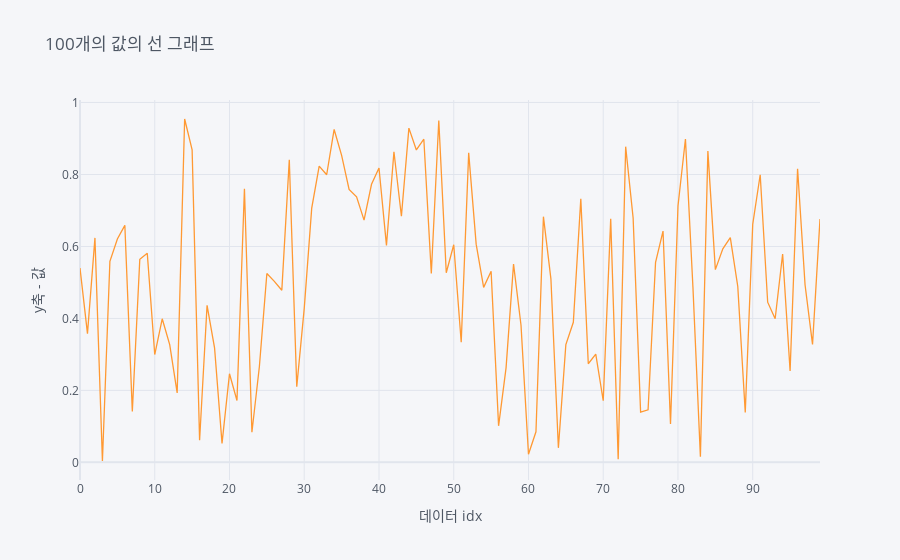

Notebook code for this chart:
### Code cell
# A열의 데이터로 선형 그래프 그리기(# 설명 보기 : SHIFT + TAB)
df['A'].iplot(kind='line', xTitle='데이터 idx', yTitle='y축 - 값', title='100개의 값의 선 그래프')

### Figure 1 — Plotly figure (JSON) as saved in the notebook; plotly's stock layout.template omitted (floating-point values rounded to 4 significant figures)
{"data": [{"line": {"color": "rgba(255, 153, 51, 1.0)", "dash": "solid", "shape": "linear", "width": 1.3}, "mode": "lines", "name": "A", "text": "", "type": "scatter", "x": [0, 1, 2, 3, 4, 5, 6, 7, 8, 9, 10, 11, 12, 13, 14, 15, 16, 17, 18, 19, 20, 21, 22, 23, 24, 25, 26, 27, 28, 29, 30, 31, 32, 33, 34, 35, 36, 37, 38, 39, 40, 41, 42, 43, 44, 45, 46, 47, 48, 49, 50, 51, 52, 53, 54, 55, 56, 57, 58, 59, 60, 61, 62, 63, 64, 65, 66, 67, 68, 69, 70, 71, 72, 73, 74, 75, 76, 77, 78, 79, 80, 81, 82, 83, 84, 85, 86, 87, 88, 89, 90, 91, 92, 93, 94, 95, 96, 97, 98, 99], "y": [0.54, 0.3577, 0.6237, 0.003818, 0.5586, 0.6208, 0.6585, 0.1413, 0.5644, 0.5812, 0.2996, 0.3991, 0.3274, 0.1932, 0.9541, 0.8683, 0.06151, 0.4364, 0.3184, 0.05291, 0.2461, 0.1719, 0.7603, 0.08382, 0.2665, 0.5247, 0.503, 0.4782, 0.8407, 0.2104, 0.428, 0.7064, 0.8233, 0.7992, 0.925, 0.8533, 0.7585, 0.7377, 0.673, 0.7727, 0.818, 0.6029, 0.863, 0.6839, 0.9287, 0.8682, 0.898, 0.5248, 0.95, 0.5269, 0.6048, 0.3336, 0.86, 0.6064, 0.4862, 0.5312, 0.1015, 0.2626, 0.5507, 0.3811, 0.02248, 0.08486, 0.6827, 0.5101, 0.04041, 0.3273, 0.3891, 0.7323, 0.274, 0.3005, 0.1712, 0.6766, 0.008694, 0.8772, 0.6791, 0.1398, 0.1459, 0.5561, 0.6427, 0.1065, 0.7125, 0.8986, 0.4875, 0.01557, 0.865, 0.5356, 0.5932, 0.6248, 0.4888, 0.139, 0.6616, 0.7992, 0.4452, 0.3991, 0.5789, 0.254, 0.816, 0.4935, 0.3278, 0.6762]}], "layout": {"legend": {"bgcolor": "#F5F6F9", "font": {"color": "#4D5663"}}, "paper_bgcolor": "#F5F6F9", "plot_bgcolor": "#F5F6F9", "title": {"font": {"color": "#4D5663"}, "text": "100개의 값의 선 그래프"}, "xaxis": {"gridcolor": "#E1E5ED", "showgrid": true, "tickfont": {"color": "#4D5663"}, "title": {"font": {"color": "#4D5663"}, "text": "데이터 idx"}, "zerolinecolor": "#E1E5ED"}, "yaxis": {"gridcolor": "#E1E5ED", "showgrid": true, "tickfont": {"color": "#4D5663"}, "title": {"font": {"color": "#4D5663"}, "text": "y축 - 값"}, "zerolinecolor": "#E1E5ED"}}}
